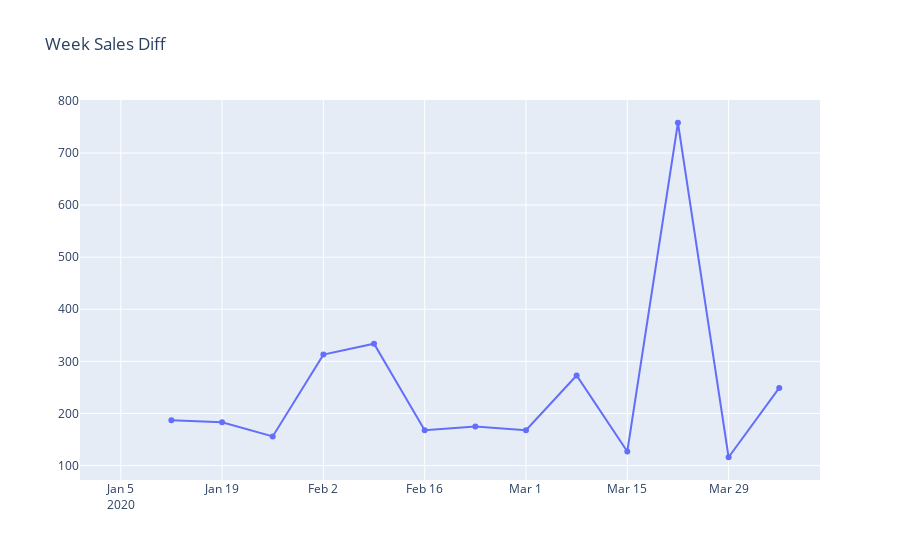

Source (notebook cell):
### Code cell
#plot monthly sales
plot_data = [
    go.Scatter(
        x=data['date'],
        y=data['differ'],
    )
]
plot_layout = go.Layout(
        title='Week Sales Diff'
    )
fig2 = go.Figure(data=plot_data, layout=plot_layout)
pyoff.iplot(fig2)

### Figure 1 — Plotly figure (JSON) as saved in the notebook; plotly's stock layout.template omitted (floating-point values rounded to 4 significant figures)
{"data": [{"type": "scatter", "x": ["2020-01-05T00:00:00", "2020-01-12T00:00:00", "2020-01-19T00:00:00", "2020-01-26T00:00:00", "2020-02-02T00:00:00", "2020-02-09T00:00:00", "2020-02-16T00:00:00", "2020-02-23T00:00:00", "2020-03-01T00:00:00", "2020-03-08T00:00:00", "2020-03-15T00:00:00", "2020-03-22T00:00:00", "2020-03-29T00:00:00", "2020-04-05T00:00:00"], "y": [null, 187, 183, 156, 313, 334, 168, 175, 168, 273, 127, 758, 116, 249]}], "layout": {"title": {"text": "Week Sales Diff"}}}
